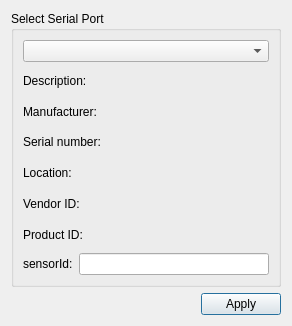
<?xml version="1.0" encoding="UTF-8"?>
<ui version="4.0">
 <class>USBSettingsDialog</class>
 <widget class="QDialog" name="USBSettingsDialog">
  <property name="geometry">
   <rect>
    <x>0</x>
    <y>0</y>
    <width>292</width>
    <height>326</height>
   </rect>
  </property>
  <property name="windowTitle">
   <string>Dialog</string>
  </property>
  <layout class="QGridLayout" name="gridLayout_2">
   <item row="0" column="0">
    <layout class="QVBoxLayout" name="verticalLayout">
     <item>
      <widget class="QGroupBox" name="selectBox">
       <property name="title">
        <string>Select Serial Port</string>
       </property>
       <layout class="QGridLayout" name="gridLayout">
        <item row="2" column="0">
         <widget class="QLabel" name="manufacturerLabel">
          <property name="text">
           <string>Manufacturer:</string>
          </property>
         </widget>
        </item>
        <item row="3" column="0">
         <widget class="QLabel" name="serialNumberLabel">
          <property name="text">
           <string>Serial number:</string>
          </property>
         </widget>
        </item>
        <item row="1" column="0">
         <widget class="QLabel" name="descriptionLabel">
          <property name="text">
           <string>Description:</string>
          </property>
         </widget>
        </item>
        <item row="0" column="0">
         <widget class="QComboBox" name="serialPortInfoListBox"/>
        </item>
        <item row="4" column="0">
         <widget class="QLabel" name="locationLabel">
          <property name="text">
           <string>Location:</string>
          </property>
         </widget>
        </item>
        <item row="5" column="0">
         <widget class="QLabel" name="vidLabel">
          <property name="text">
           <string>Vendor ID:</string>
          </property>
         </widget>
        </item>
        <item row="6" column="0">
         <widget class="QLabel" name="pidLabel">
          <property name="text">
           <string>Product ID:</string>
          </property>
         </widget>
        </item>
        <item row="7" column="0">
         <layout class="QHBoxLayout" name="horizontalLayout_2">
          <item>
           <widget class="QLabel" name="sensorIdText">
            <property name="text">
             <string>sensorId:</string>
            </property>
           </widget>
          </item>
          <item>
           <widget class="QLineEdit" name="sensorIdLineEdit"/>
          </item>
         </layout>
        </item>
       </layout>
      </widget>
     </item>
     <item>
      <layout class="QHBoxLayout" name="horizontalLayout">
       <item>
        <spacer name="horizontalSpacer">
         <property name="orientation">
          <enum>Qt::Horizontal</enum>
         </property>
         <property name="sizeHint" stdset="0">
          <size>
           <width>98</width>
           <height>20</height>
          </size>
         </property>
        </spacer>
       </item>
       <item>
        <widget class="QPushButton" name="pushButton">
         <property name="text">
          <string>Apply</string>
         </property>
        </widget>
       </item>
      </layout>
     </item>
    </layout>
   </item>
  </layout>
 </widget>
 <resources/>
 <connections/>
</ui>
